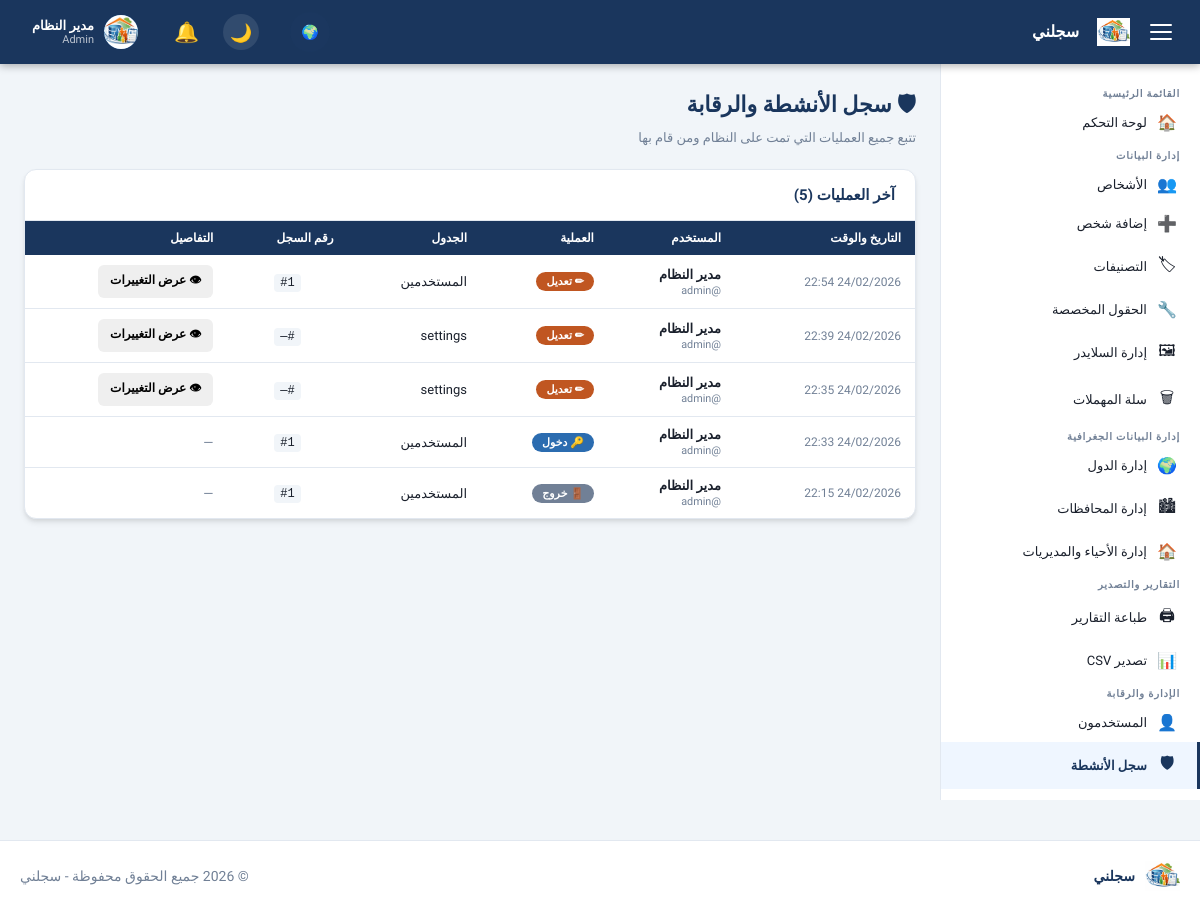
Before: /admin/audit_log.php (signed in) with the older database file.
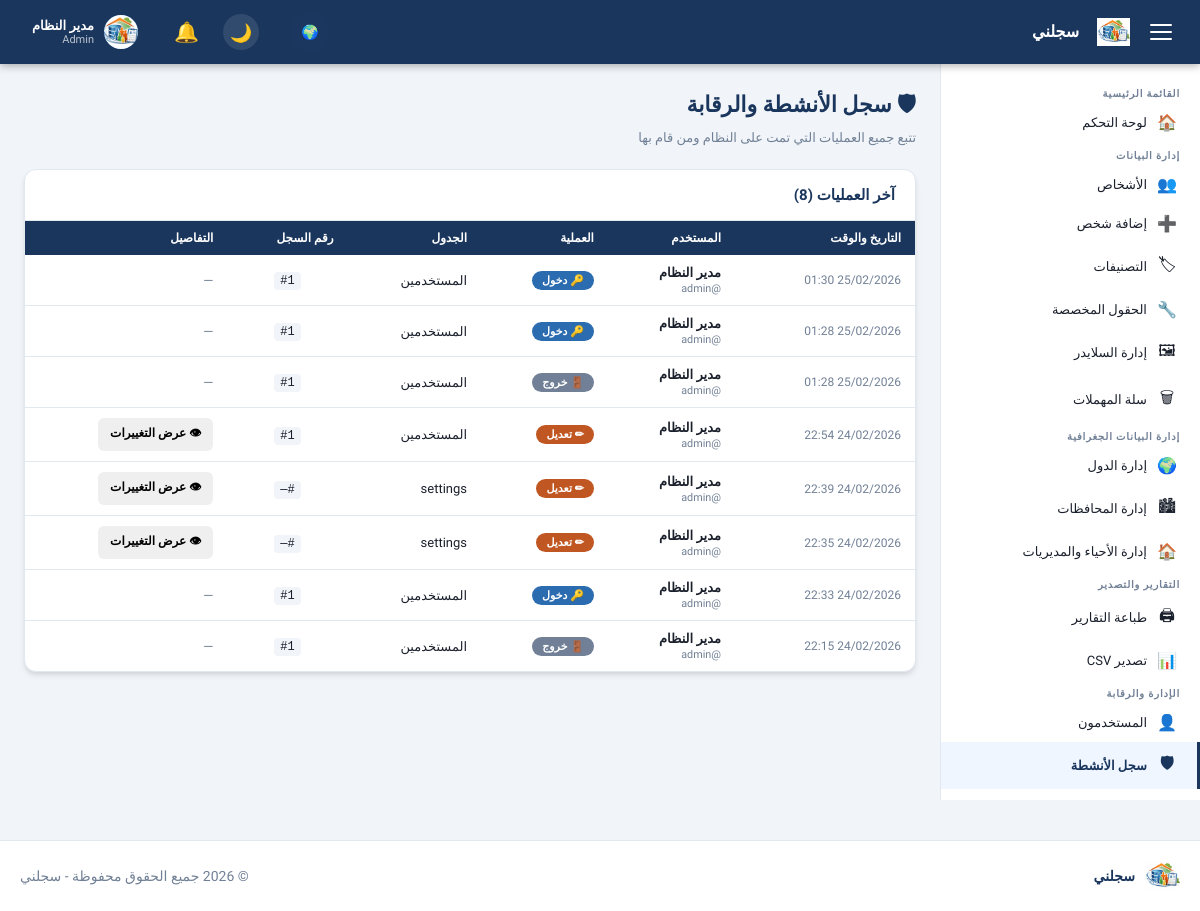
After: the same page with the newer database file.
### tables this page shows
CREATE TABLE `settings` (
  `id` int UNSIGNED NOT NULL,
  `setting_key` varchar(100) NOT NULL,
  `setting_value` text,
  `updated_at` datetime NOT NULL DEFAULT CURRENT_TIMESTAMP ON UPDATE CURRENT_TIMESTAMP
);

CREATE TABLE `users` (
  `id` int UNSIGNED NOT NULL,
  `username` varchar(100) NOT NULL,
  `password` varchar(255) NOT NULL,
  `full_name` varchar(200) NOT NULL DEFAULT '',
  `email` varchar(200) NOT NULL DEFAULT '',
  `avatar` varchar(255) DEFAULT NULL,
  `role` enum('admin','manager','viewer') NOT NULL DEFAULT 'viewer',
  `is_active` tinyint(1) NOT NULL DEFAULT '1',
  `last_login` datetime DEFAULT NULL,
  `created_at` datetime NOT NULL DEFAULT CURRENT_TIMESTAMP
);

CREATE TABLE `audit_log` (
  `id` int UNSIGNED NOT NULL,
  `user_id` int UNSIGNED DEFAULT NULL,
  `action` enum('create','update','delete','login','logout','export') NOT NULL,
  `table_name` varchar(100) NOT NULL DEFAULT '',
  `record_id` int UNSIGNED DEFAULT NULL,
  `old_values` json DEFAULT NULL,
  `new_values` json DEFAULT NULL,
  `ip_address` varchar(50) NOT NULL DEFAULT '',
  `user_agent` varchar(500) NOT NULL DEFAULT '',
  `created_at` datetime NOT NULL DEFAULT CURRENT_TIMESTAMP
);

### config/db.php (called while the page is built, shortened)
<?php
function getDB(): PDO {
    static $pdo = null;
    if ($pdo === null) {
        $dsn = sprintf(
            'mysql:host=%s;port=%s;dbname=%s;charset=%s',
            DB_HOST, DB_PORT, DB_NAME, DB_CHARSET
        );
        $options = [
            PDO::ATTR_ERRMODE            => PDO::ERRMODE_EXCEPTION,
            PDO::ATTR_DEFAULT_FETCH_MODE => PDO::FETCH_ASSOC,
            PDO::ATTR_EMULATE_PREPARES   => false,
            PDO::MYSQL_ATTR_INIT_COMMAND => "SET NAMES utf8mb4 COLLATE utf8mb4_unicode_ci",
        ];
        try {
            $pdo = new PDO($dsn, DB_USER, DB_PASS, $options);
        } catch (PDOException $e) {
            if (DEV_MODE) {
                die('<div style="direction:rtl;font-family:Arial;padding:20px;background:#f8d7da;color:#721c24;border:1px solid #f5c6cb;border-radius:4px;">
                    <strong>خطأ في الاتصال بقاعدة البيانات:</strong><br>' .
                    htmlspecialchars($e->getMessage()) . '</div>');
            } else {
                die('<div style="direction:rtl;font-family:Arial;padding:20px;text-align:center;">
                    عذراً، حدث خطأ في النظام. يرجى المحاولة لاحقاً.</div>');
            }
        }
    }
    return $pdo;
}

### includes/functions.php (called while the page is built, shortened)
<?php
require_once __DIR__ . '/../config/db.php';
function clean(string $input): string {
    return htmlspecialchars(trim($input), ENT_QUOTES | ENT_HTML5, 'UTF-8');
}
function get(string $key, string $default = ''): string {
    return isset($_GET[$key]) ? trim($_GET[$key]) : $default;
}
function dbQuery(string $sql, array $params = []): array {
    $stmt = getDB()->prepare($sql);
    $stmt->execute($params);
    return $stmt->fetchAll();
}
function dbQueryOne(string $sql, array $params = []): ?array {
    $stmt = getDB()->prepare($sql);
    $stmt->execute($params);
    $row = $stmt->fetch();
    return $row ?: null;
}
function getSetting(string $key, string $default = ''): string {
    $row = dbQueryOne("SELECT setting_value FROM settings WHERE setting_key = ?", [$key]);
    return $row ? ($row['setting_value'] ?? $default) : $default;
}
function formatDate(string $date, bool $withTime = false): string {
    $ts  = strtotime($date);
    $fmt = $withTime ? 'd/m/Y H:i' : 'd/m/Y';
    return date($fmt, $ts);
}

### includes/auth.php (called while the page is built, shortened)
<?php
require_once __DIR__ . '/../config/db.php';
function isLoggedIn(): bool {
    return isset($_SESSION['user_id']) && !empty($_SESSION['user_id']);
}
function currentUser(): ?array {
    static $user = null;
    if ($user === null) {
        $stmt = getDB()->prepare("SELECT * FROM users WHERE id = ? AND is_active = 1");
        $stmt->execute([$_SESSION['user_id']]);
        $user = $stmt->fetch() ?: null;
    }
    return $user;
}
function hasRole(string ...$roles): bool {
    $user = currentUser();
    return in_array($user['role'], $roles);
}
function isAdmin(): bool {
    return hasRole('admin');
}
function requireLogin(): void {
    $user = currentUser();
}

### admin/audit_log.php (the view, shortened to what this page needs)
<?php
require_once __DIR__ . '/../includes/header.php';
$page    = (int)get('page', '1');
$perPage = 50;
$offset  = ($page - 1) * $perPage;
$sql = "SELECT al.*, u.full_name as user_name, u.username
        FROM audit_log al
        LEFT JOIN users u ON al.user_id = u.id
        ORDER BY al.created_at DESC
        LIMIT $perPage OFFSET $offset";
$logs = dbQuery($sql);
$totalLogs = (int)dbQueryOne("SELECT COUNT(*) as cnt FROM audit_log")['cnt'];
function getActionLabel(string $action): string {
    return match($action) {
        'create' => '<span class="badge badge-success">➕ إضافة</span>',
        'update' => '<span class="badge badge-warning">✏ تعديل</span>',
        'delete' => '<span class="badge badge-danger">🗑 حذف</span>',
        'login'  => '<span class="badge badge-info">🔑 دخول</span>',
        'logout' => '<span class="badge badge-secondary">🚪 خروج</span>',
        'export' => '<span class="badge badge-primary">📊 تصدير</span>',
        default  => $action
    };
}
function getTableLabel(string $table): string {
    return match($table) {
        'persons'        => 'الأشخاص',
        'users'          => 'المستخدمين',
        'categories'     => 'التصنيفات',
        'custom_fields'  => 'الحقول المخصصة',
        'sliders'        => 'السلايدر',
        default          => $table
    };
}
?>
<div class="page-header">
    <div class="page-title-wrap">
        <h1 class="page-title">🛡 سجل الأنشطة والرقابة</h1>
        <p class="page-subtitle">تتبع جميع العمليات التي تمت على النظام ومن قام بها</p>
    </div>
</div>
<div class="card">
    <div class="card-header">
        <h3 class="card-title">آخر العمليات (<?= number_format($totalLogs) ?>)</h3>
    </div>
    <div class="table-responsive">
        <table class="table table-hover">
            <thead>
                <tr>
                    <th style="width:180px">التاريخ والوقت</th>
                    <th>المستخدم</th>
                    <th>العملية</th>
                    <th>الجدول</th>
                    <th>رقم السجل</th>
                    <th>التفاصيل</th>
                </tr>
            </thead>
            <tbody>
                <?php if (empty($logs)): ?>
                <tr><td colspan="6" class="text-center p-20">لا توجد سجلات حتى الآن</td></tr>
                <?php else: ?>
                <?php foreach ($logs as $log): ?>
                <tr>
                    <td class="text-muted" style="font-size: 12px;">
                        <?= formatDate($log['created_at'], true) ?>
                    </td>
                    <td>
                        <strong><?= clean($log['user_name'] ?: 'نظام غير معروف') ?></strong><br>
                        <small class="text-muted">@<?= clean($log['username'] ?: 'Guest') ?></small>
                    </td>
                    <td><?= getActionLabel($log['action']) ?></td>
                    <td><?= getTableLabel($log['table_name']) ?></td>
                    <td class="text-center"><code>#<?= $log['record_id'] ?: '—' ?></code></td>
                    <td>
                        <?php if ($log['old_values'] || $log['new_values']): ?>
                            <button type="button" class="btn btn-sm btn-outline-info"
                                    onclick='viewLogDetails(<?= json_encode($log['old_values']) ?>, <?= json_encode($log['new_values']) ?>)'>
                                👁 عرض التغييرات
                            </button>
                        <?php else: ?>
                            <span class="text-muted">—</span>
                        <?php endif; ?>
                    </td>
                </tr>
                <?php endforeach; ?>
                <?php endif; ?>
            </tbody>
        </table>
    </div>
</div>
<?php require_once __DIR__ . '/../includes/footer.php'; ?>

### includes/header.php (shortened to what this page needs)
<?php
require_once __DIR__ . '/../config/db.php';
require_once __DIR__ . '/functions.php';
require_once __DIR__ . '/auth.php';
requireLogin();
$user = currentUser();
?>
<!DOCTYPE html>
<html lang="ar" dir="rtl">
<head>
    <link rel="stylesheet" href="<?= APP_URL ?>/assets/css/style.css">
</head>
<body class="admin-body">
<nav class="topbar">
    <div class="topbar-inner">
        <div class="topbar-brand">
            <button class="sidebar-toggle" id="sidebarToggle" aria-label="قائمة">
                <span></span><span></span><span></span>
            </button>
            <a href="<?= APP_URL ?>/admin/dashboard.php" class="brand-link">
                <?php
                $logoUrl = getSetting('logo_path');
                if ($logoUrl && file_exists(UPLOAD_PATH . '/' . $logoUrl)): ?>
                    <img src="<?= UPLOAD_URL ?>/<?= clean($logoUrl) ?>" alt="Logo" style="max-height: 28px; margin-left: 8px;">
                <?php else: ?>
                    <span class="brand-icon">📋</span>
                <?php endif; ?>
                <span class="brand-text"><?= clean(getSetting('site_name', APP_NAME)) ?></span>
            </a>
        </div>
        <div class="topbar-actions">
            <a href="<?= APP_URL ?>/index.php" class="view-site-link" title="عرض الموقع" style="margin-left: 15px;">🌍</a>
            <button id="darkToggle" class="dark-toggle" title="تبديل الوضع الليلي">🌙</button>
            <div class="notif-menu" id="notifMenuToggle">
                <div class="notif-icon-wrap">
                    <span class="notif-icon">🔔</span>
                </div>
            </div>
            <div class="user-menu" id="userMenuToggle">
                <?php if (!empty($user['avatar']) && file_exists(UPLOAD_PATH . '/avatars/' . $user['avatar'])): ?>
                    <img src="<?= UPLOAD_URL ?>/avatars/<?= clean($user['avatar']) ?>" alt="Avatar" class="user-avatar" style="object-fit: cover;">
                <?php else: ?>
                    <div class="user-avatar"><?= mb_substr($user['full_name'] ?? 'م', 0, 1) ?></div>
                <?php endif; ?>
                <div class="user-info">
                    <span class="user-name"><?= clean($user['full_name'] ?? '') ?></span>
                    <span class="user-role"><?= clean($user['role'] ?? '') ?></span>
                </div>
            </div>
        </div>
    </div>
</nav>
<aside class="sidebar" id="sidebar">
    <nav class="sidebar-nav">
        <div class="nav-section-title">القائمة الرئيسية</div>
        <a href="<?= APP_URL ?>/admin/dashboard.php" class="nav-item <?= (basename($_SERVER['PHP_SELF']) === 'dashboard.php') ? 'active' : '' ?>">
            <span class="nav-icon">🏠</span>
            <span class="nav-label">لوحة التحكم</span>
        </a>
        <div class="nav-section-title">إدارة البيانات</div>
        <a href="<?= APP_URL ?>/admin/persons.php" class="nav-item <?= in_array(basename($_SERVER['PHP_SELF']), ['persons.php','person_add.php','person_edit.php']) ? 'active' : '' ?>">
            <span class="nav-icon">👥</span>
            <span class="nav-label">الأشخاص</span>
        </a>
        <a href="<?= APP_URL ?>/admin/person_add.php" class="nav-item <?= (basename($_SERVER['PHP_SELF']) === 'person_add.php') ? 'active' : '' ?>">
            <span class="nav-icon">➕</span>
            <span class="nav-label">إضافة شخص</span>
        </a>
        <a href="<?= APP_URL ?>/admin/categories.php" class="nav-item <?= (basename($_SERVER['PHP_SELF']) === 'categories.php') ? 'active' : '' ?>">
            <span class="nav-icon">🏷</span>
            <span class="nav-label">التصنيفات</span>
        </a>
        <a href="<?= APP_URL ?>/admin/custom_fields.php" class="nav-item <?= (basename($_SERVER['PHP_SELF']) === 'custom_fields.php') ? 'active' : '' ?>">
            <span class="nav-icon">🔧</span>
            <span class="nav-label">الحقول المخصصة</span>
        </a>
        <a href="<?= APP_URL ?>/admin/sliders.php" class="nav-item <?= in_array(basename($_SERVER['PHP_SELF']), ['sliders.php','slider_add.php','slider_edit.php']) ? 'active' : '' ?>">
            <span class="nav-icon">🖼</span>
            <span class="nav-label">إدارة السلايدر</span>
        </a>
        <a href="<?= APP_URL ?>/admin/trash.php" class="nav-item <?= (basename($_SERVER['PHP_SELF']) === 'trash.php') ? 'active' : '' ?>">
            <span class="nav-icon">🗑</span>
            <span class="nav-label">سلة المهملات</span>
        </a>
        <div class="nav-section-title">إدارة البيانات الجغرافية</div>
        <a href="<?= APP_URL ?>/admin/countries.php" class="nav-item <?= (basename($_SERVER['PHP_SELF']) === 'countries.php') ? 'active' : '' ?>">
            <span class="nav-icon">🌍</span>
            <span class="nav-label">إدارة الدول</span>
        </a>
        <a href="<?= APP_URL ?>/admin/governorates.php" class="nav-item <?= (basename($_SERVER['PHP_SELF']) === 'governorates.php') ? 'active' : '' ?>">
            <span class="nav-icon">🏙</span>
            <span class="nav-label">إدارة المحافظات</span>
        </a>
        <a href="<?= APP_URL ?>/admin/districts.php" class="nav-item <?= (basename($_SERVER['PHP_SELF']) === 'districts.php') ? 'active' : '' ?>">
            <span class="nav-icon">🏠</span>
            <span class="nav-label">إدارة الأحياء والمديريات</span>
        </a>
        <div class="nav-section-title">التقارير والتصدير</div>
        <a href="<?= APP_URL ?>/admin/print_report.php" class="nav-item <?= (basename($_SERVER['PHP_SELF']) === 'print_report.php') ? 'active' : '' ?>">
            <span class="nav-icon">🖨</span>
            <span class="nav-label">طباعة التقارير</span>
        </a>
        <a href="<?= APP_URL ?>/admin/export_csv.php" class="nav-item <?= (basename($_SERVER['PHP_SELF']) === 'export_csv.php') ? 'active' : '' ?>">
            <span class="nav-icon">📊</span>
            <span class="nav-label">تصدير CSV</span>
        </a>
        <?php if (isAdmin()): ?>
        <div class="nav-section-title">الإدارة والرقابة</div>
        <a href="<?= APP_URL ?>/admin/users.php" class="nav-item <?= (basename($_SERVER['PHP_SELF']) === 'users.php') ? 'active' : '' ?>">
            <span class="nav-icon">👤</span>
            <span class="nav-label">المستخدمون</span>
        </a>
        <a href="<?= APP_URL ?>/admin/audit_log.php" class="nav-item <?= (basename($_SERVER['PHP_SELF']) === 'audit_log.php') ? 'active' : '' ?>">
            <span class="nav-icon">🛡</span>
            <span class="nav-label">سجل الأنشطة</span>
        </a>
        <a href="<?= APP_URL ?>/admin/settings.php" class="nav-item <?= (basename($_SERVER['PHP_SELF']) === 'settings.php') ? 'active' : '' ?>">
            <span class="nav-icon">⚙</span>
        </a>
        <?php endif; ?>
    </nav>
</aside>
<main class="main-content" id="mainContent">
    <div class="content-wrapper">

### includes/footer.php (shortened to what this page needs)
    </div>
</main>
<footer class="admin-footer">
    <div class="footer-inner">
        <div class="footer-logo">
            <?php
            $logoUrl = getSetting('logo_path');
            if ($logoUrl && file_exists(UPLOAD_PATH . '/' . $logoUrl)): ?>
                <img src="<?= UPLOAD_URL ?>/<?= clean($logoUrl) ?>" alt="Logo">
            <?php else: ?>
                <span class="footer-icon">📋</span>
            <?php endif; ?>
            <span class="footer-text"><?= clean(getSetting('site_name', APP_NAME)) ?></span>
        </div>
        <div class="footer-copyright">
            &copy; <?= date('Y') ?> جميع الحقوق محفوظة - <?= clean(getSetting('site_name', APP_NAME)) ?>
        </div>
    </div>
</footer>
</body>
</html>

Changed rows visible on the page:
added audit_log: created_at "25/02/2026 01:30", user.full_name "مدير النظام", user.username "admin", action "🔑 دخول", table_name "المستخدمين", record "1"
added audit_log: created_at "25/02/2026 01:28", user.full_name "مدير النظام", user.username "admin", action "🔑 دخول", table_name "المستخدمين", record "1"
added audit_log: created_at "25/02/2026 01:28", user.full_name "مدير النظام", user.username "admin", action "🚪 خروج", table_name "المستخدمين", record "1"
Other visible differences:
$totalLogs: "5" → "8"
